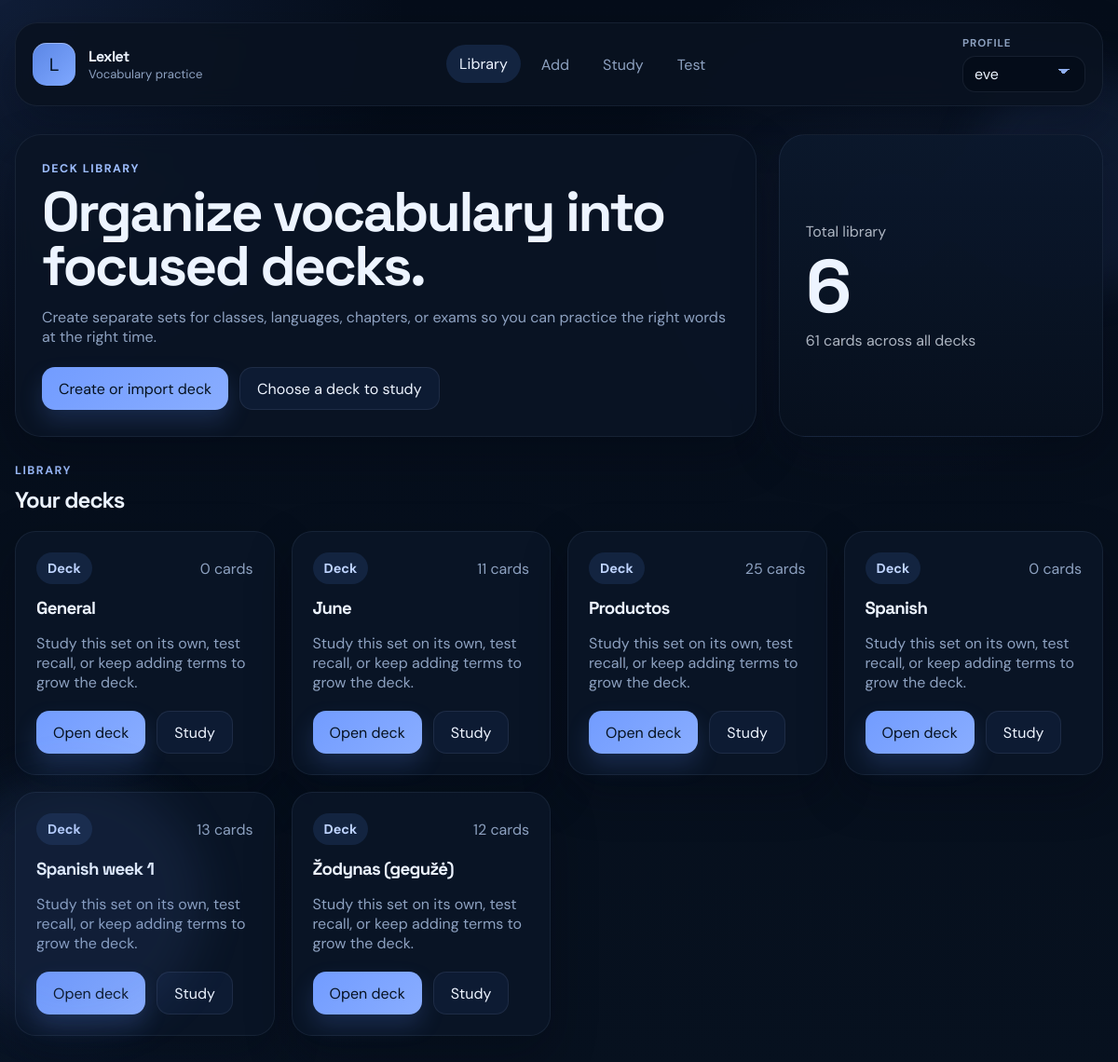
Before: / with the older database file.
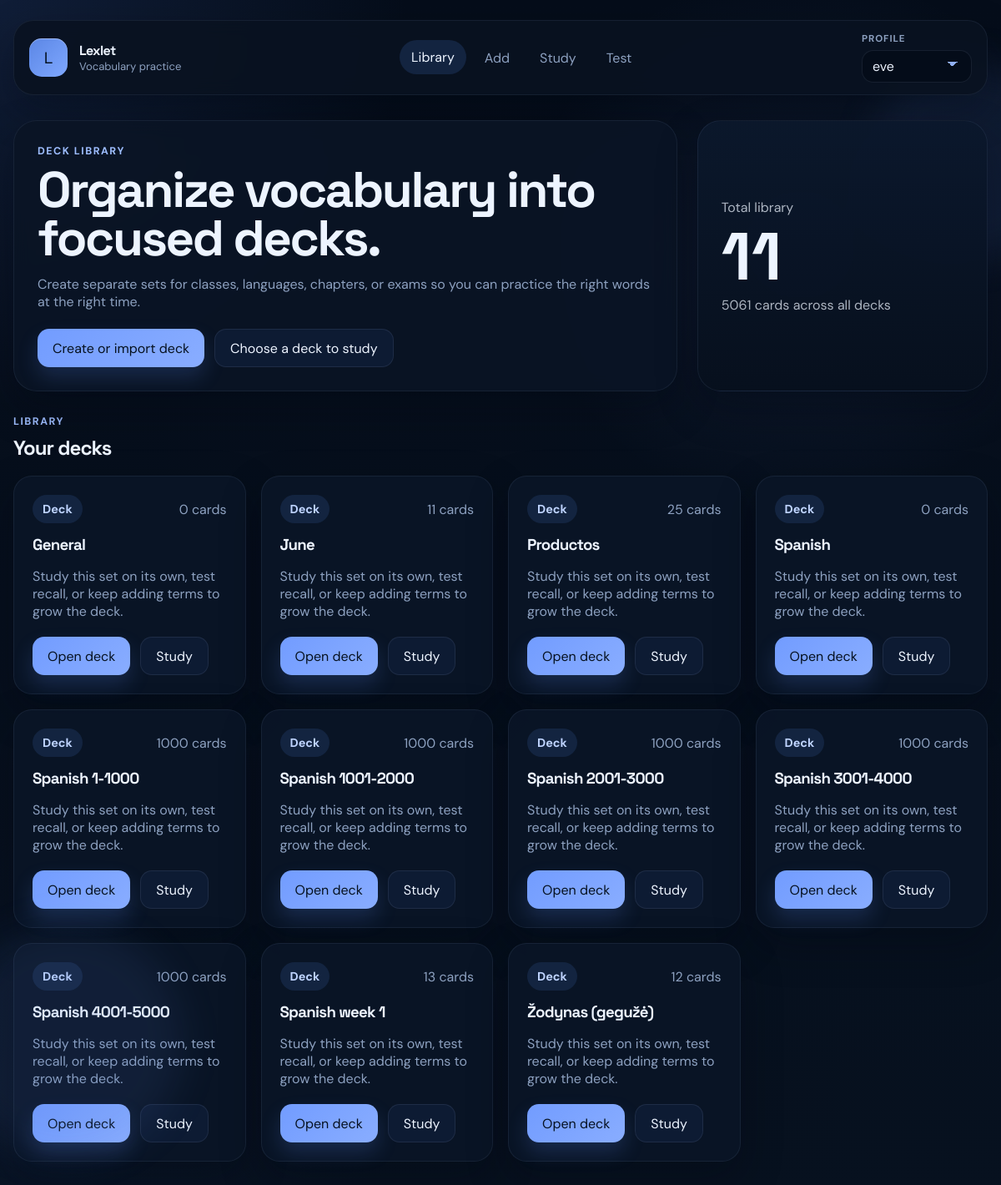
After: the same page with the newer database file.
### tables this page shows
CREATE TABLE decks (
            id INTEGER PRIMARY KEY AUTOINCREMENT,
            name TEXT NOT NULL UNIQUE
        , profile_id INTEGER);

### app.py (the view)
@app.route("/")
def index():
    conn = get_db()
    active_profile_id = get_active_profile_id(conn)
    decks = get_all_decks(conn, active_profile_id)
    total_cards = conn.execute("""
        SELECT COUNT(*)
        FROM cards c
        JOIN decks d ON d.id = c.deck_id
        WHERE d.profile_id = ?
    """, (active_profile_id,)).fetchone()[0]
    conn.close()
    return render_template("index.html", decks=decks, total_cards=total_cards)

### app.py (called while the page is built)
def get_db():
    conn = sqlite3.connect(DB_NAME)
    conn.row_factory = sqlite3.Row
    return conn

def get_profiles(conn):
    return conn.execute("SELECT id, name FROM profiles ORDER BY name COLLATE NOCASE").fetchall()

def get_active_profile_id(conn):
    stored_profile_id = session.get("active_profile_id")
    if stored_profile_id:
        existing = conn.execute("SELECT id FROM profiles WHERE id = ?", (stored_profile_id,)).fetchone()
        if existing:
            return stored_profile_id
    eve = conn.execute("SELECT id FROM profiles WHERE lower(name) = 'eve'").fetchone()
    if eve:
        session["active_profile_id"] = eve["id"]
        return eve["id"]
    first_profile = conn.execute("SELECT id FROM profiles ORDER BY id LIMIT 1").fetchone()
    if first_profile:
        session["active_profile_id"] = first_profile["id"]
        return first_profile["id"]
    return None

def get_all_decks(conn, profile_id):
    return conn.execute("""
        SELECT d.id, d.name, COUNT(c.id) AS card_count
        FROM decks d
        LEFT JOIN cards c ON c.deck_id = d.id
        WHERE d.profile_id = ?
        GROUP BY d.id, d.name
        ORDER BY d.name COLLATE NOCASE
    """, (profile_id,)).fetchall()

@app.context_processor
def inject_profile_state():
    conn = get_db()
    profiles = get_profiles(conn)
    active_profile_id = get_active_profile_id(conn)
    active_profile = conn.execute(
        "SELECT id, name FROM profiles WHERE id = ?",
        (active_profile_id,),
    ).fetchone()
    conn.close()
    return {"profiles": profiles, "active_profile": active_profile}

### templates/index.html (shortened to what this page needs)
{% extends "base.html" %}
{% block content %}
<section class="hero">
    <div>
        <p class="eyebrow">Deck library</p>
        <h1>Organize vocabulary into focused decks.</h1>
        <p class="hero-copy">Create separate sets for classes, languages, chapters, or exams so you can practice the right words at the right time.</p>
        <div class="hero-actions">
            <a class="button button-primary" href="{{ url_for('add_card') }}">Create or import deck</a>
            <a class="button button-secondary" href="{{ url_for('study') }}">Choose a deck to study</a>
        </div>
    </div>
    <aside class="hero-panel">
        <p>Total library</p>
        <strong>{{ decks|length }}</strong>
        <span>{{ total_cards }} {{ "card" if total_cards == 1 else "cards" }} across all decks</span>
    </aside>
</section>
<section class="section-header">
    <div>
        <p class="eyebrow">Library</p>
        <h2>Your decks</h2>
    </div>
</section>
{% if decks %}
<section class="deck-grid">
    {% for deck in decks %}
    <article class="deck-card deck-card-clickable" data-href="{{ url_for('deck_detail', deck_id=deck.id) }}" tabindex="0" role="link" aria-label="Open {{ deck.name }} deck">
        <div class="card-meta">
            <span class="chip">Deck</span>
            <span class="deck-count">{{ deck.card_count }} {{ "card" if deck.card_count == 1 else "cards" }}</span>
        </div>
        <h3>{{ deck.name }}</h3>
        <p>Study this set on its own, test recall, or keep adding terms to grow the deck.</p>
        <div class="deck-actions">
            <a class="button button-primary" href="{{ url_for('deck_detail', deck_id=deck.id) }}">Open deck</a>
            <a class="button button-secondary" href="{{ url_for('study', deck_id=deck.id) }}">Study</a>
        </div>
    </article>
    {% endfor %}
</section>
{% endif %}
{% endblock %}

### templates/base.html (shortened to what this page needs)
<!DOCTYPE html>
<html lang="en">
<head>
    <link rel="stylesheet" href="{{ url_for('static', filename='style.css') }}">
</head>
<body>
<div class="page-shell">
    <div class="ambient ambient-one"></div>
    <header class="topbar">
        <a class="brand" href="{{ url_for('index') }}">
            <span class="brand-mark">L</span>
            <span>
                <strong>Lexlet</strong>
                <small>Vocabulary practice</small>
            </span>
        </a>
        <nav class="nav nav-desktop">
            <a class="{% if request.endpoint in ['index', 'deck_detail'] %}is-active{% endif %}" href="{{ url_for('index') }}">Library</a>
            <a class="{% if request.endpoint == 'add_card' %}is-active{% endif %}" href="{{ url_for('add_card') }}">Add</a>
            <a class="{% if request.endpoint == 'study' %}is-active{% endif %}" href="{{ url_for('study') }}">Study</a>
            <a class="{% if request.endpoint == 'test' %}is-active{% endif %}" href="{{ url_for('test') }}">Test</a>
        </nav>
        <form class="profile-switcher" action="{{ url_for('switch_profile') }}" method="POST">
            <label for="profile_id">Profile</label>
            <select id="profile_id" name="profile_id" onchange="this.form.submit()">
                {% for profile in profiles %}
                <option value="{{ profile.id }}" {% if active_profile and active_profile.id == profile.id %}selected{% endif %}>
                    {{ profile.name }}
                </option>
                {% endfor %}
            </select>
        </form>
    </header>
    <main class="page-content">
        {% block content %}{% endblock %}
    </main>
</div>
</body>
</html>

Changed rows visible on the page:
added decks: card_count "1000", card_count "cards", name "Spanish 1-1000"
added decks: card_count "1000", card_count "cards", name "Spanish 1001-2000"
added decks: card_count "1000", card_count "cards", name "Spanish 2001-3000"
added decks: card_count "1000", card_count "cards", name "Spanish 3001-4000"
added decks: card_count "1000", card_count "cards", name "Spanish 4001-5000"
Other visible differences:
{{ decks|length }}: "6" → "11"
{{ total_cards }}: "61" → "5061"
